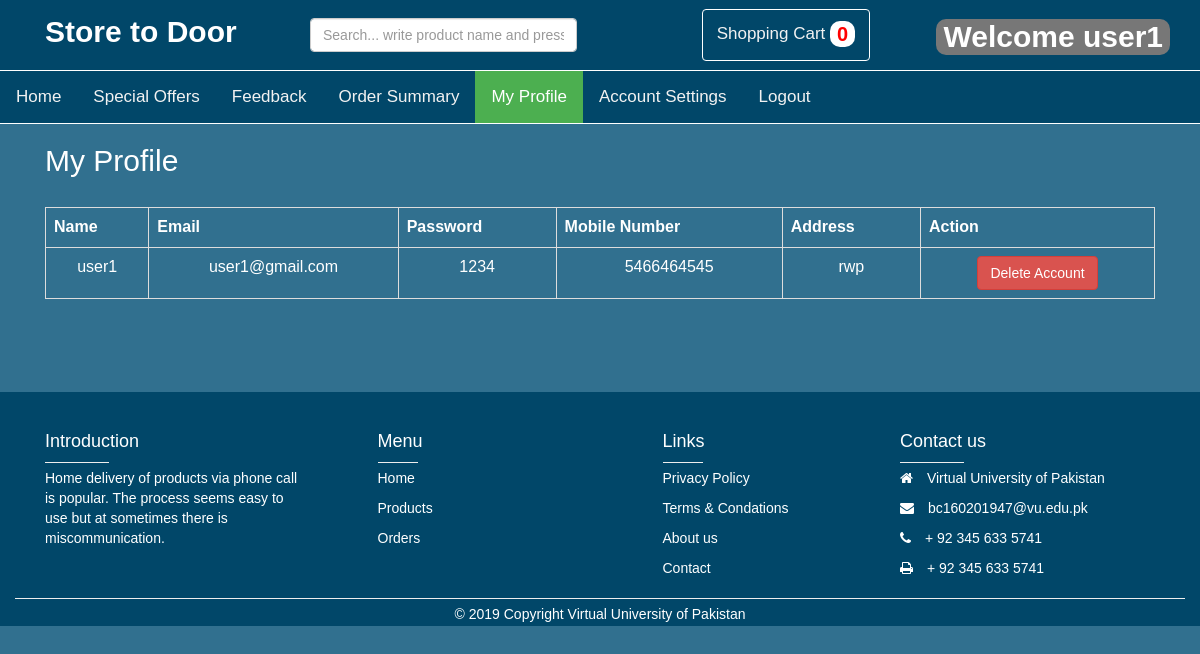
The page /customer_profile.php (signed in) on the database its author committed.
### tables this page shows
CREATE TABLE `customers` (
  `id` int(11) NOT NULL,
  `name` varchar(200) NOT NULL,
  `email` varchar(202) NOT NULL,
  `password` varchar(250) NOT NULL,
  `mobile` varchar(212) NOT NULL,
  `city` varchar(213) NOT NULL
);

### customer_profile.php (the view, shortened to what this page needs)
<?php
include ('header.php'); ?>
<div class="container">
	<div class="row">
		<div class="col-lg-12">
<h2 style="color: white;">My Profile</h2>
<center>
<br>
<table class="table table-bordered" style="width:100%; margin-bottom: 93px;">
  <tr style="color: white;" align="center">
    <th>Name</th>
    <th>Email</th>
	<th>Password</th>
    <th>Mobile Number</th>
    <th>Address</th>
	<th>Action</th>
  </tr>
	<?php
		$qry = "select * from customers where email = '" . $_SESSION['email'] . "'";
		$run = mysqli_query($con, $qry);
		$run2 = mysqli_num_rows($run);
		if (!$run2 > 0) {
			echo"<h3>Record not found.</h3>";
		}
		else {
		while($row = mysqli_fetch_array($run))
		{
			$id 		= $row ['id'];
			$name 		= $row ['name'];
			$email 		= $row ['email'];
			$password 	= $row ['password'];
			$mobile 	= $row ['mobile'];
			$city 		= $row ['city'];
	?>
  <tr align="center" style="color: white;">
	<td><?php echo $name;?></td>
    <td><?php echo $email; ?></td>
    <td><?php echo $password; ?></td>
    <td><?php echo $mobile; ?></td>
    <td><?php echo $city; ?></td>
   	<td><a href="delete_customer_profile.php?delete=<?php echo $id; ?>" class="btn btn-danger btn-md" name="delete" onclick="if (!confirm('Are you sure you want to delete your account?')) { return false }">Delete Account</a></td>
  </tr>
		<?php }} ?>
</table>
</div>
</div>
</div>
<?php include ('footer.php'); ?>

### rows shown on the page
customers: name "user1", email "user1@gmail.com", password "1234", mobile "5466464545", city "rwp"

### other values the page prints
$cart_count "0"
$_SESSION['name'] "user1"
